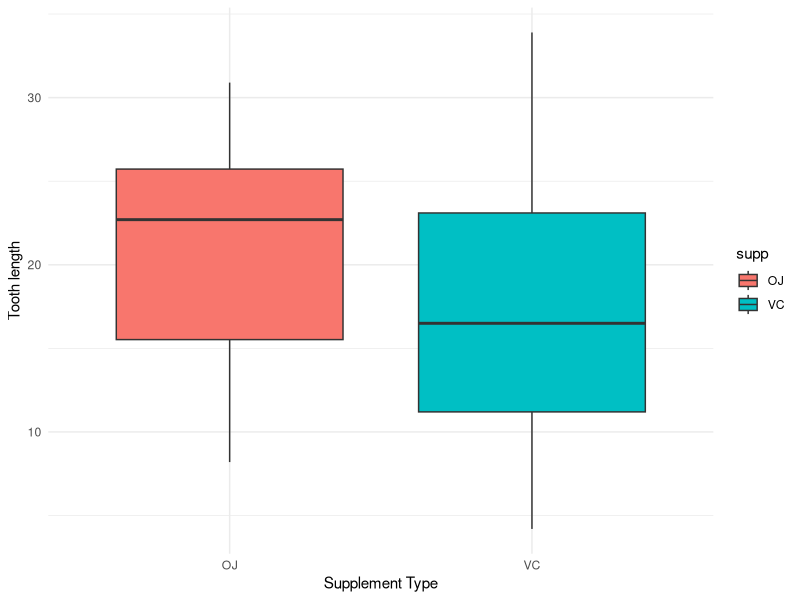
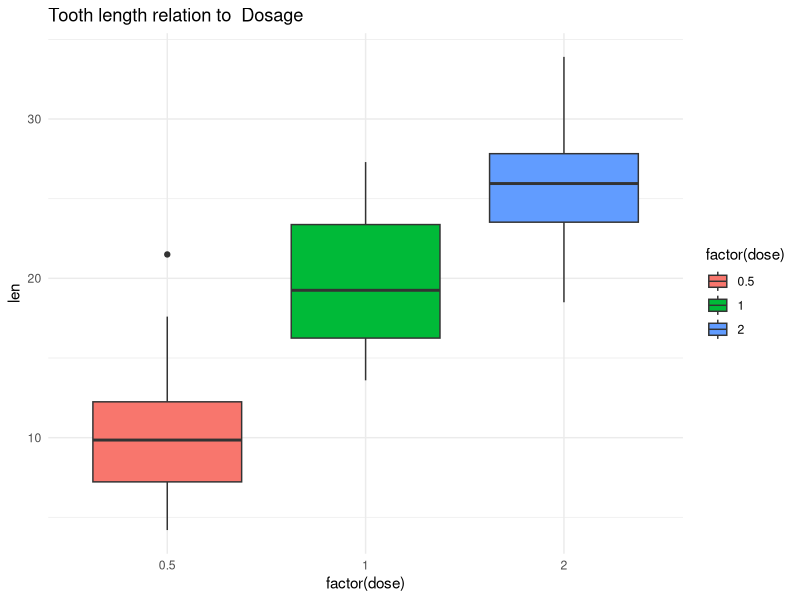
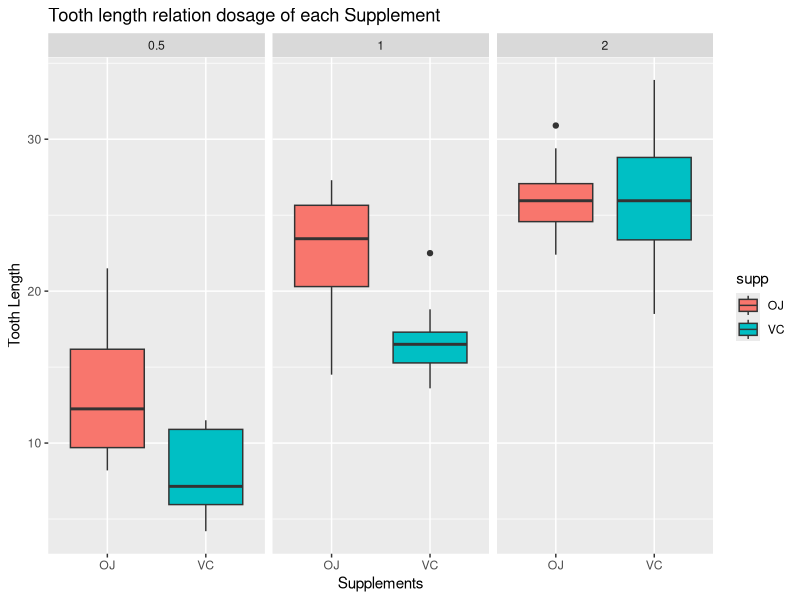

The R source for these figures, in order:
## ---- chunk 1
knitr::opts_chunk$set(echo = TRUE)
## ---- chunk 2
library(ggplot2)
library(knitr)
library(datasets)

## ---- chunk 3
data(ToothGrowth)
str(ToothGrowth)
head(ToothGrowth, 4)
tail(ToothGrowth, 4)

## ---- chunk 4
summary(ToothGrowth)

## ---- chunk 5
suppl_mean = split(ToothGrowth$len, ToothGrowth$supp)
sapply(suppl_mean, mean)
suppl_mean

## ---- chunk 6
ggplot(aes(x=supp, y=len), data=ToothGrowth) + geom_boxplot(aes(fill=supp))+ 
  xlab("Supplement Type") +ylab("Tooth length") +
  theme_minimal()
## ---- chunk 7
unique(ToothGrowth$dose)
## ---- chunk 8
 ggplot(aes(x = factor(dose), y = len), data = ToothGrowth) + 
  geom_boxplot(aes(fill = factor(dose))) +
  ggtitle("Tooth length relation to  Dosage") +
  theme_minimal()
## ---- chunk 9
ggplot(aes(x=supp, y=len), data=ToothGrowth) + 
  geom_boxplot(aes(fill=supp)) + xlab("Supplements") + 
  ylab("Tooth Length") + facet_grid(~ dose) + 
  ggtitle("Tooth length relation dosage of each Supplement") 
## ---- chunk 10
#t.test(len ~ supp, ToothGrowth[ToothGrowth$dose == .5, ])
# For dose = 0.5
test_dose_0.5 <- t.test(len ~ supp, data = ToothGrowth[ToothGrowth$dose == 0.5, ])
print("t-test for dose 0.5:")
test_dose_0.5


#t.test(len ~ supp, ToothGrowth[ToothGrowth$dose == 1, ])
# For dose = 1
test_dose_1 <- t.test(len ~ supp, data = ToothGrowth[ToothGrowth$dose == 1, ])
print("t-test for dose 1:")
test_dose_1


#t.test(len ~ supp, ToothGrowth[ToothGrowth$dose == 2, ])
# For dose = 2
test_dose_2 <- t.test(len ~ supp, data = ToothGrowth[ToothGrowth$dose == 2, ])
print("t-test for dose 2:")
test_dose_2

